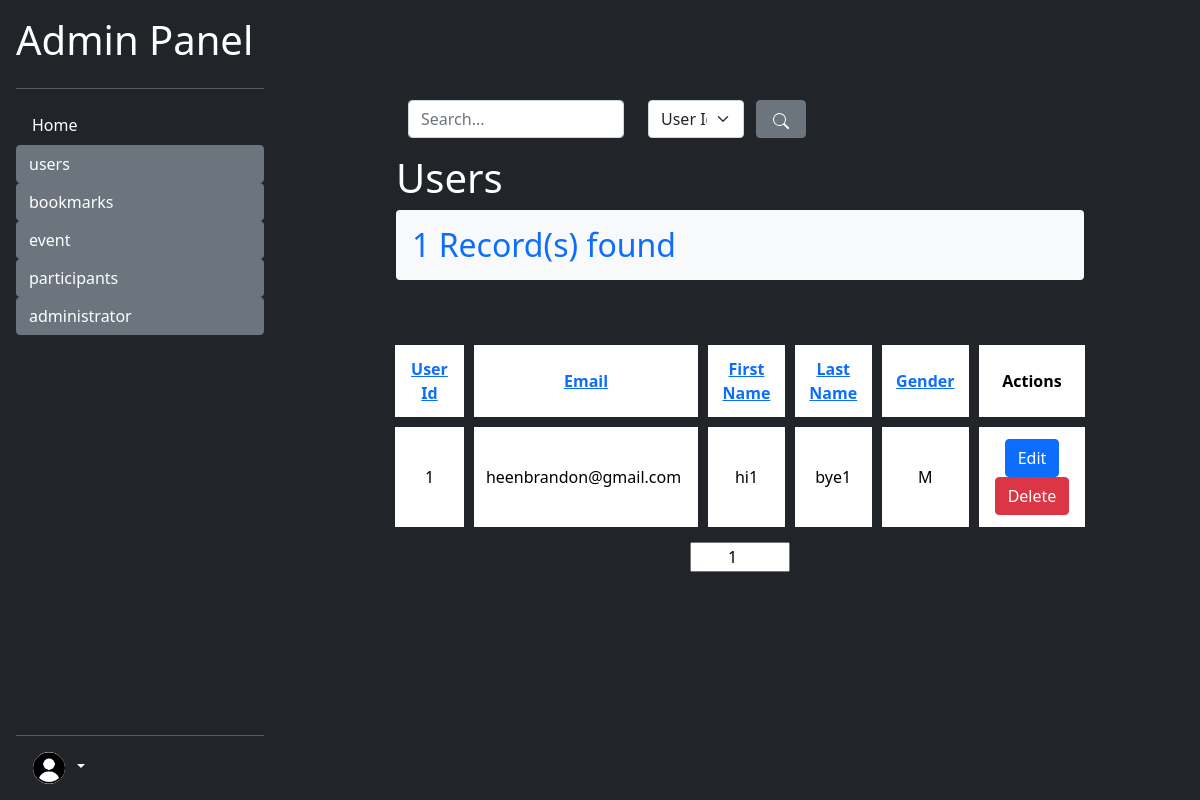
Screenshot of /admin/users/list_user.php?pageNo=1&col=user_id&sort=ASC (signed in) with the database file from the repository.
### tables this page shows
CREATE TABLE `user` (
  `user_id` int(30) NOT NULL,
  `email` varchar(100) NOT NULL,
  `first_name` varchar(30) NOT NULL,
  `last_name` varchar(30) NOT NULL,
  `password` varchar(30) NOT NULL,
  `gender` varchar(1) NOT NULL
);

### utility/utility.php (called while the page is built, shortened)
<?php
class Database
{
    public $con;
    function __construct()
    {
        $this->con = mysqli_connect(self::DB_HOST, self::DB_USER, self::DB_PASSWORD, self::DB_NAME);
    }
    function select($columnArray, $whereStatements, $table = 'user')
    {
        $queryStatement = "SELECT " . array_shift($columnArray);
        foreach ($columnArray as $col) {
            $queryStatement .= ", $col";
        }
        if ($whereStatements == "") {
            $queryStatement .= " FROM $table";
        } else {
            $queryStatement .= " FROM $table WHERE $whereStatements;";
        }
        $this->queryResult = mysqli_query($this->con, $queryStatement);
        return mysqli_fetch_all($this->queryResult);
    }
}

### admin/users/list_user.php (the view, shortened to what this page needs)
<?php
require_once dirname(__FILE__) . "/../../env_variables.php";
include "$docRoot/utility/utility.php";
include "../admin_utility.php";
require_once "$docRoot/utility/search.php";
include "$docRoot/admin/redirectNonAdmin.php";
$searchSuccess = false;
$colArray = array(
    "user_id" => "User Id",
    "email" => "Email",
    "first_name" => "First Name",
    "last_name" => "Last Name",
    "gender" => "Gender"
);
$sortCol = "user_id";
$sort = "ASC";
$db =   new Database();
$whereStatement = "";
$result = $db->select(array(
    "user_id",
    "email",
    "first_name",
    "last_name",
    "gender"
), $whereStatement, "user");
$pageCount = ceil(count($result) / 10);
$pageNo = 1;
if ($_SERVER["REQUEST_METHOD"] == "GET") {
    if (isset($_GET['pageNo'])) {
        if ($_GET['pageNo'] >= 1 && $_GET['pageNo'] <= $pageCount) {
            $pageNo = $_GET['pageNo'];
        } else {
            echo "<script>window.location='$sevRoot/admin/users/list_user.php';</script>";
            die();
        }
    }
    if (!empty($_GET['col']) && !empty($_GET['sort'])) {
        if (array_key_exists($_GET['col'], $colArray)) {
            $sortCol = $_GET['col'];
        } else {
            $sortCol = $colArray[0];
        }
        $sort = ($_GET['sort'] == "ASC") ? "DESC" : "ASC";
    }
} else if ($_SERVER["REQUEST_METHOD"] == "POST") {
    if (!empty($_POST)) {
        $userId = isset($_POST['userId']) ? $_POST['userId'] : '';
        $firstName = isset($_POST['firstName']) ? $_POST['firstName'] : '';
        $lastName = isset($_POST['lastName']) ? $_POST['lastName'] : '';
        $email = isset($_POST['email']) ? $_POST['email'] : '';
        $gender = isset($_POST['gender']) ? $_POST['gender'] : '';
        if ($_POST['pageNo'] >= 1 && $_POST['pageNo'] <= $pageCount) {
            $pageNo = $_POST['pageNo'];
            consoleLog($pageNo);
        }
        $queryStatement = <<<SQL
        DELETE FROM user
        WHERE
        user_id = $userId AND
        first_name = '$firstName' AND
        last_name = '$lastName' AND
        email = '$email';
SQL;
        $deleteStatus = $db->con->query($queryStatement) ? true : false;
    }
}
if (!$searchSuccess) {
    $whereStatement = "TRUE ORDER BY $sortCol $sort";
    $result = $db->select(array("user_id", "email", "first_name", "last_name", "gender"), $whereStatement, "user");
    $resultArr = $result;
}
$pageCount = ceil(count($resultArr) / 10);
?>
<!DOCTYPE html>
<html lang="en">
<head>
    <link href="https://cdn.jsdelivr.net/npm/bootstrap@5.0.2/dist/css/bootstrap.min.css" rel="stylesheet">
    <link href="../index.css" type="text/css" rel="stylesheet">
</head>
<body class="bg-dark">
    <?php
    include_once "../sidebar.php";
    ?>
    <section class="text-white">
        <form class="mb-0 mx-3 row container mb-3" action="" method="GET">
            <div class="col-md-4">
                <input name="search" type="text" class="form-control" value="<?php if (isset($searchTerm)) echo $searchTerm ?>" placeholder="Search...">
            </div>
            <div class="col-md-2">
                <select name="col_search" id="" class="form-select">
                    <?php
                    foreach ($colArray as $col => $headerName) {
                        if ($searchCol == $col) {
                            echo "<option value='$col' selected>$headerName</option>";
                        } else {
                            echo "<option value='$col' >$headerName</option>";
                        }
                    }
                    ?>
                </select>
            </div>
            <button type="submit" class="btn btn-secondary" style="width: 50px;">
            </button>
        </form>
        <h1 class="mx-3">Users</h1>
        <?php
        if (count($resultArr) > 0) {
            $resultCount = count($resultArr);
            echo "<h2 class='text-primary bg-light rounded-2 p-3 mx-3'>$resultCount Record(s) found</h2>";
        } else {
            echo "<h2 class='text-secondary bg-light rounded-2 p-3 mx-3'>No Record found</h2>";
        }
        ?>
        <table class="event-list">
            <tr class="text-center">
                <?php
                $searchParams = "";
                foreach ($colArray as $col => $headerName) {
                    $tempSort = "ASC";
                    if ($sortCol == $col) {
                        $tempSort = $sort;
                    }
                    echo <<<HTML
                    <th style="width:10%;">
                        <a href="{$_SERVER['PHP_SELF']}?pageNo=$pageNo&col=$col&sort=$tempSort$searchParams">
                        $headerName
                        </a>
                    </th>
HTML;
                }
                ?>
                <th style="width:15%;">Actions</th>
            </tr>
            <?php
            $startIndex = ($pageNo - 1) * 10;
            for ($i = $startIndex; $i < $startIndex + 10 && $i < count($resultArr); $i++) {
                echo <<<HTML
                    <tr class="text-center">
                        <td>{$resultArr[$i][0]}</td>
                        <td  style="text-align:left;">{$resultArr[$i][1]}</td>
                        <td>{$resultArr[$i][2]}</td>
                        <td>{$resultArr[$i][3]}</td>
                        <td>{$resultArr[$i][4]}</td>
                        <td>
                            <button onclick="toRedirect({$resultArr[$i][0]}, 'edit_user.php')" class="btn btn-primary">Edit</button>
                            <button class="btn btn-danger" onclick="enableModal([{$resultArr[$i][0]}, '{$resultArr[$i][1]}', '{$resultArr[$i][2]}', '{$resultArr[$i][3]}', '{$resultArr[$i][4]}']);">Delete</button>
                        </td>
                    </tr>
HTML;
            }
            ?>
        </table>
        <?php
        echo '<div class="d-flex flex-row justify-content-center px-auto container">';
        ?>
        <?php
        echo <<<HTML
        <form action="{$_SERVER['PHP_SELF']}" method="GET">
            <input name="pageNo" value="$pageNo" id="pageNoInput" type="number" placeholder="1 ... {$pageCount}" min="1" max="{$pageCount}">
        </form>
HTML;
        ?>
        <?php
        echo '</div>';
        ?>
    </section>
</body>
</html>

### admin/index.css (style rules this page uses)
html, body { height: 100%; }
section { width: calc(100% - 280px); float: right; padding: 100px; }
.event-list { margin-top: 50px; width: 100%; border-spacing: 10px; padding: 5px; border-collapse: separate; }
.event-list th, .event-list td { padding: 12px; color: black; background-color: white; }
.container { padding: 0px; }
#pageNoInput { width: 100px; text-align: center; }

### rows the page displays
user: user_id "1", email "heenbrandon@gmail.com", first_name "hi1", last_name "bye1", gender "M"

### other values shown
$dirOrFiles "Home"
$dir "users"
$dir "bookmarks"
$dir "event"
$dir "participants"
$dir "administrator"
$resultCount "1"
$headerName "User Id"
$headerName "Email"
$headerName "First Name"
$headerName "Last Name"
$headerName "Gender"
form field col_search "User Id"
